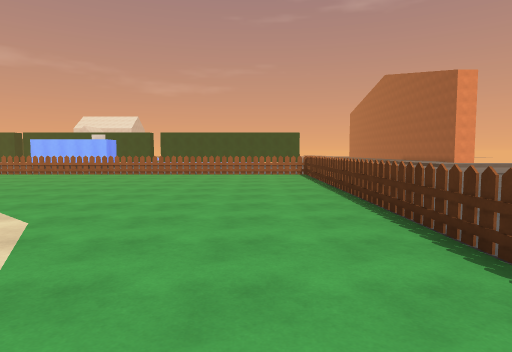
View 1 (above)

16 first-person views from a walk through a Unity game level. The camera is 1.5 m above the floor, tilts 4° down and sees 75° across. The floor is counted in squares, 2 m on a side. Each view is taken from the middle of a square. On the plan, view 1 faces up. The plan holds only what a view shows up to about 11 squares ahead; the rest is blank. The place goes on beyond the plan.

View 2
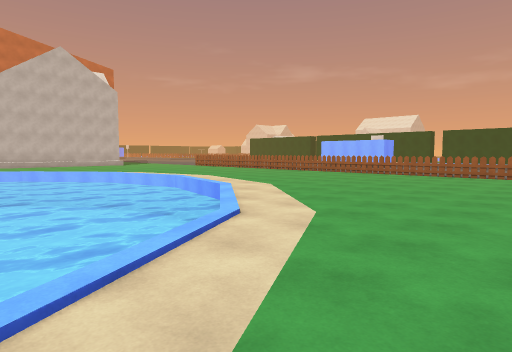

View 3
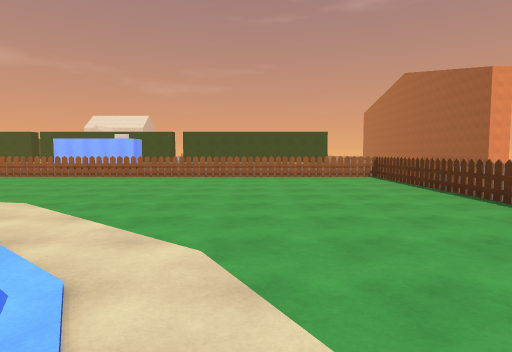

View 4
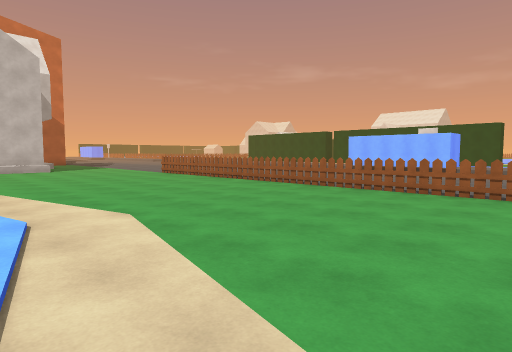

View 5
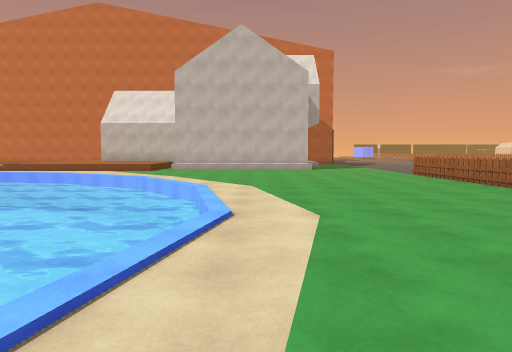

View 6
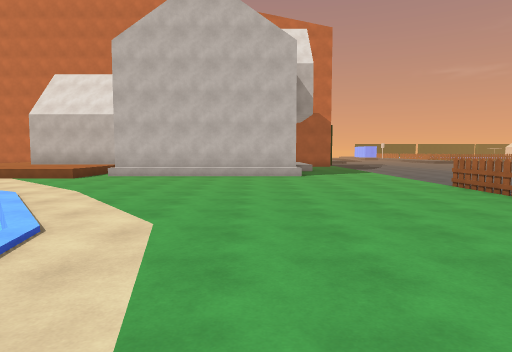

View 7
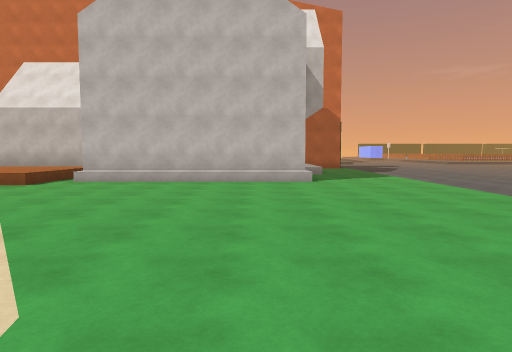

View 8
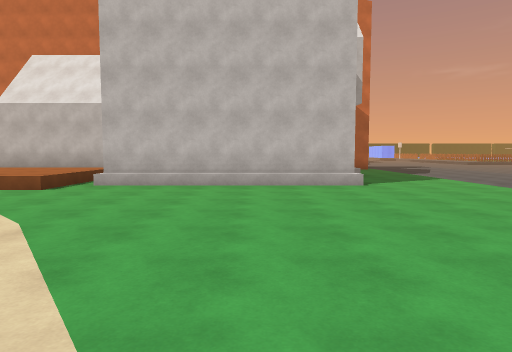

View 9
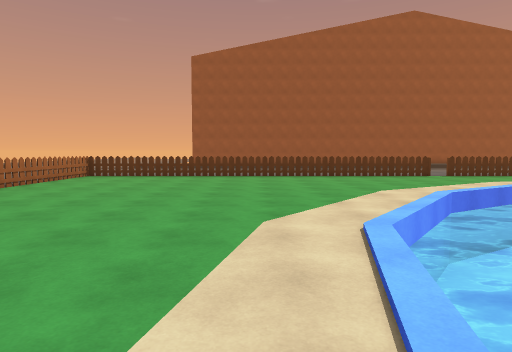

View 10
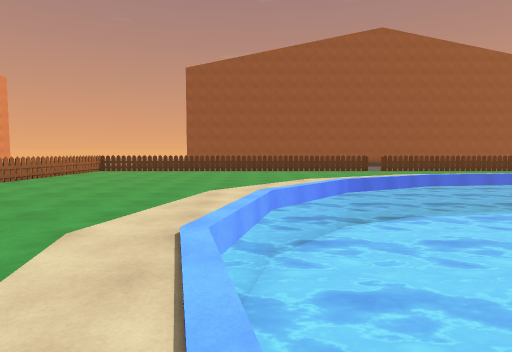

View 11
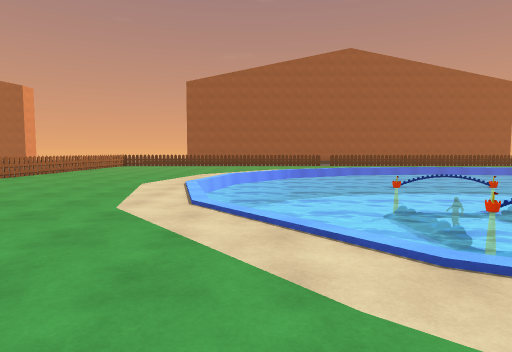

View 12
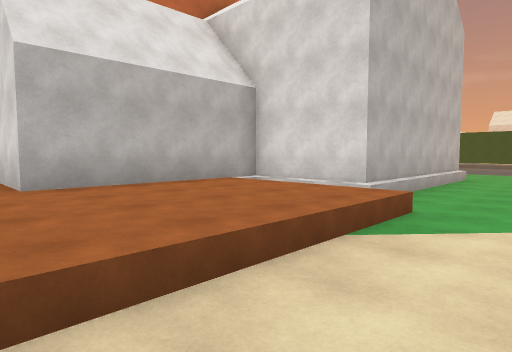

View 13
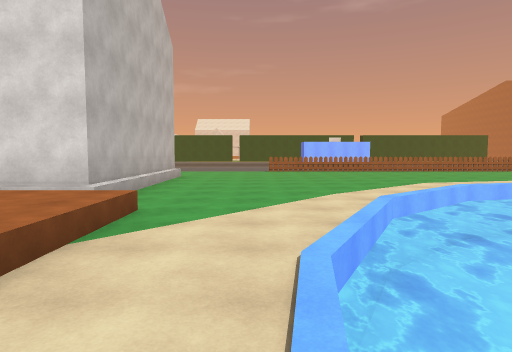

View 14
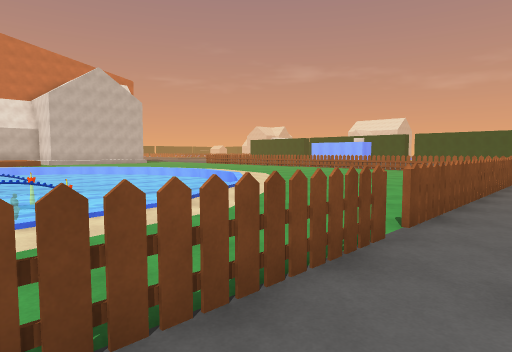

View 15
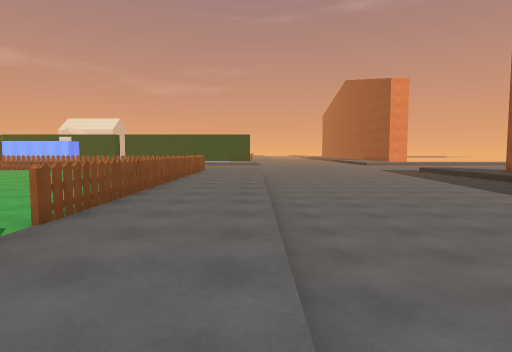

View 16
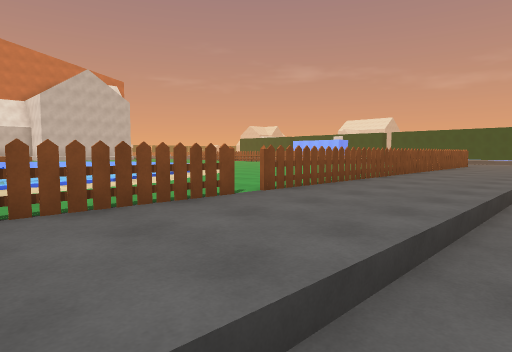

### Floor plan
Key: @ floor where view 1 was taken; # wall or solid block; x gap in a wall; . main floor; : floor 0.5 m higher than the main floor; - floor 0.5 m lower than the main floor; / step, stairs or slope; = window, fence, low wall or low ledge; ≈ water the walk keeps out of.
Columns run from 23 left of view 1 to 12 right of it. Each row starts with its distance up from view 1.
 15                //
 14 ....           ..
 13 ......
 12 .........   ......  ..
 11 .......===================
 10 .........................=.
  9  ........................=.
  8    #.....................=./--------
  7    #.....................=./--------
  6    #.....................=./-------
  5    #........≈≈≈≈≈........=./------
  4    #......≈≈≈≈≈≈≈≈≈......=./-----
  3 ####.....≈≈≈≈≈≈≈≈≈≈≈.....=./-----
  2 #.......≈≈≈≈≈≈≈≈≈≈≈≈≈....=./----
  1 #::::...≈≈≈≈≈≈≈≈≈≈≈≈≈....=./---
  0 #::::..≈≈≈≈≈≈≈≈≈≈≈≈≈≈≈.@.x./---
 -1 #::::..≈≈≈  ≈≈≈≈≈≈≈≈≈≈...=./--
 -2 #::::..≈≈     ≈≈≈≈≈≈≈≈...=./-
 -3   :::..        ≈≈≈   ≈≈..=./-

Positions as (right, up) in squares from view 1, and headings:
1: (0, 0), facing up
2: (0, 0), facing up-left
3: (-2, 1), facing up
4: (-5, 5), facing up-left
5: (-5, 6), facing left
6: (-9, 7), facing left
7: (-11, 7), facing left
8: (-12, 6), facing left
9: (-9, 6), facing right
10: (-12, 5), facing right
11: (-17, 4), facing right
12: (-17, -3), facing up-left
13: (-17, -3), facing up
14: (3, -3), facing up-left
15: (4, -3), facing up
16: (5, -3), facing up-left
